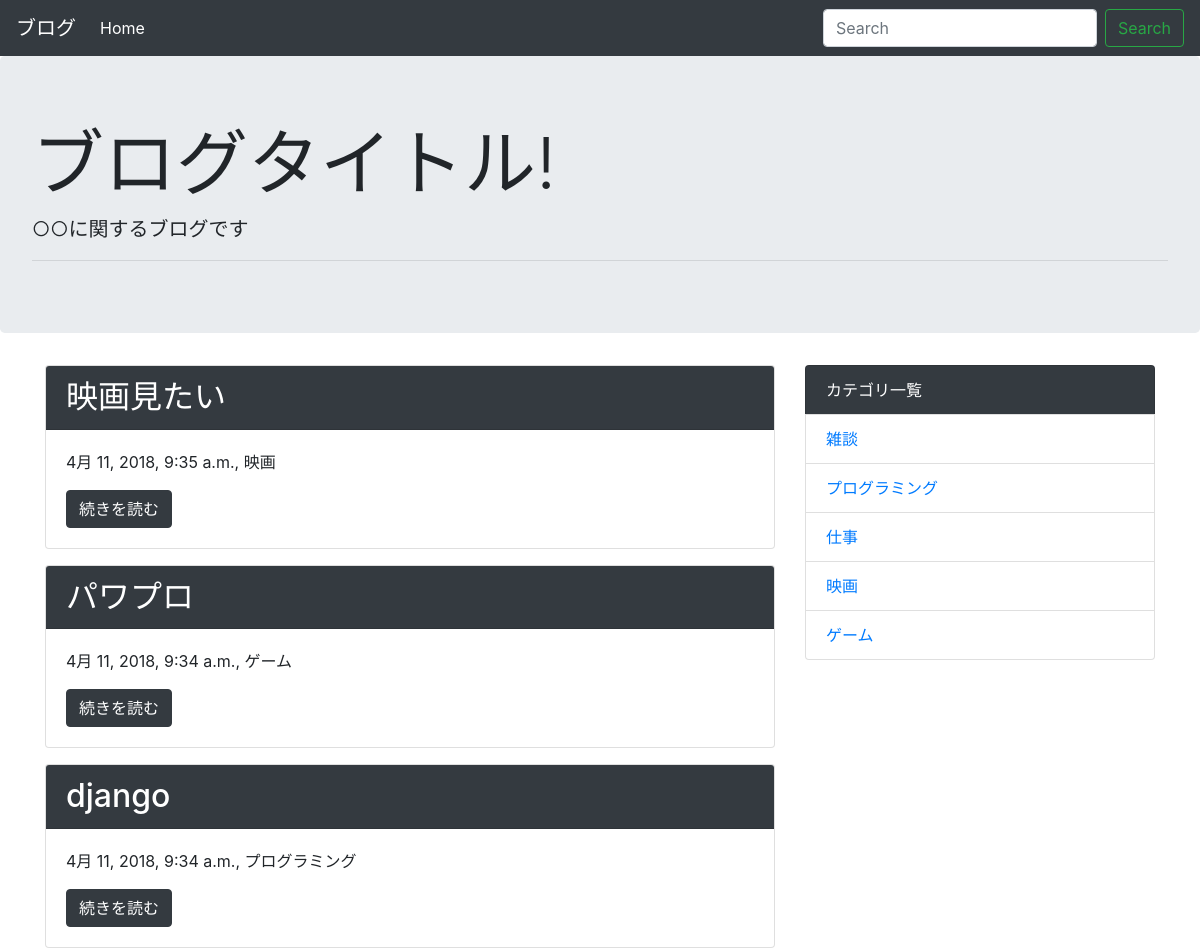
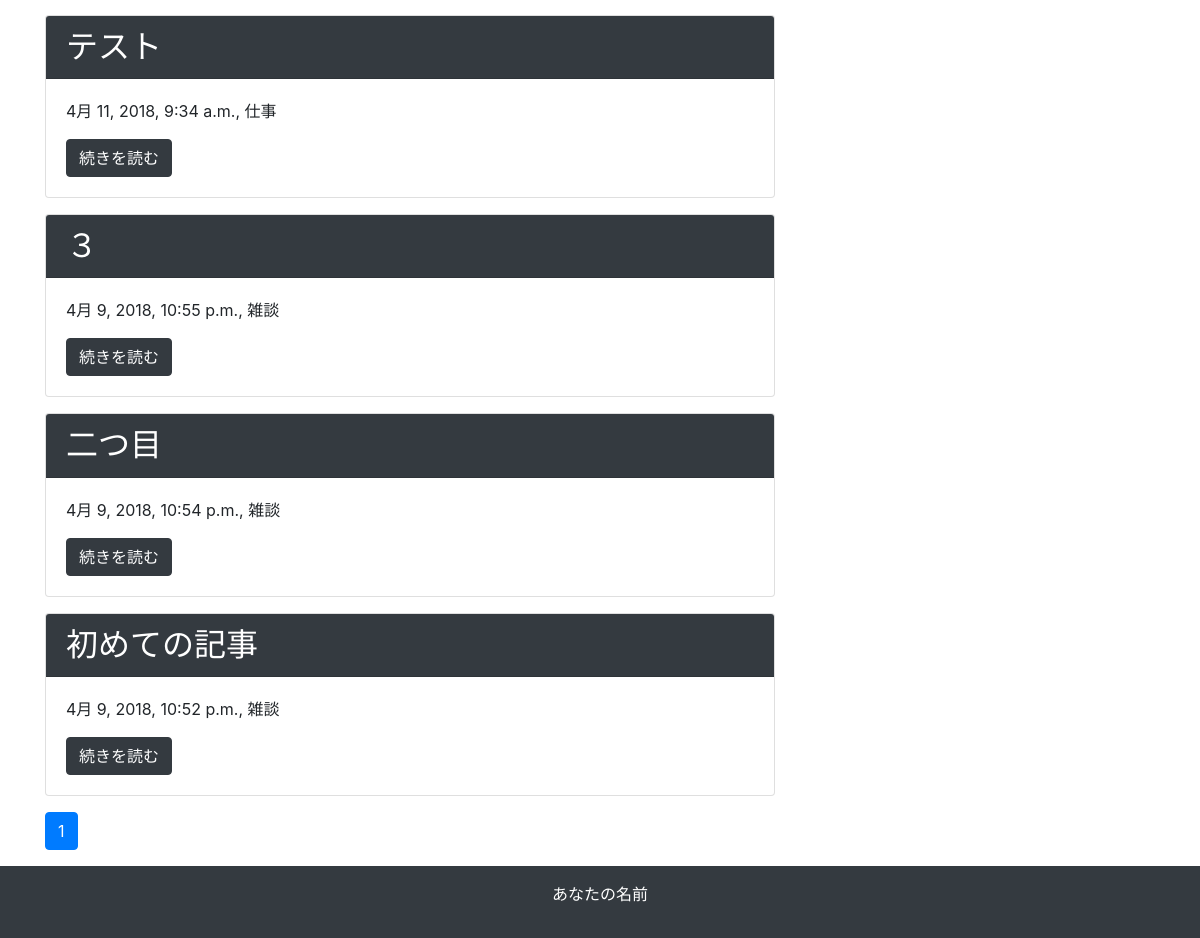
The page / on the database its author committed (2 pictures, top to bottom).
### blog/models.py (models this page shows, shortened)
class Post(models.Model):
	title = models.CharField('タイトル', max_length=255)
	text = models.TextField('本文')
	created_at = models.DateTimeField('作成日', default=timezone.now)
	category = models.ForeignKey(Category, verbose_name='カテゴリ', on_delete=models.PROTECT)

class Category(models.Model):
	name = models.CharField('カテゴリ名', max_length=255)
	created_at = models.DateTimeField('作成日', default=timezone.now)
	def __str__(self):
		return self.name

### blog/views.py (the view)
# urls.py: path('', views.IndexView.as_view(), name='index'),
class IndexView(generic.ListView):
	model = Post
	paginate_by = 10
	def get_queryset(self):
		queryset = Post.objects.order_by('-created_at')
		keyword = self.request.GET.get("keyword")
		if keyword:
			queryset = queryset.filter(
				Q(title__icontains=keyword) | Q(text__icontains=keyword)
			)
		return queryset

### blog/context_processors.py (called while the page is built)
def common(request):
	context = {
		'category_list': Category.objects.all()
	}
	return context

### blog/templatetags/mytag.py (called while the page is built)
@register.simple_tag
def url_replace(request, field, value):
    url_dict = request.GET.copy()
    url_dict[field] = value
    return url_dict.urlencode()

### blog/templates/blog/post_list.html
{% extends 'blog/base.html' %}
{% block content %}
{% for post in post_list %}
  <div class="card mb-3">
    <h2 class="card-header bg-dark text-white">{{ post.title }}</h2>
    <div class="card-body">
      <p>{{ post.created_at }}, {{ post.category }}</p>
      <a href="{% url 'blog:detail' post.pk %}" class="btn btn-dark">続きを読む</a>
    </div>
  </div>
{% endfor %}
{% include 'blog/page.html' %}
{% endblock %}

### blog/templates/blog/base.html (shortened to what this page needs)
<!doctype html>
<html lang="ja">
  <head>
    <link rel="stylesheet" href="https://maxcdn.bootstrapcdn.com/bootstrap/4.0.0-beta.2/css/bootstrap.min.css">
  </head>
  <body>
    <nav class="navbar navbar-expand-lg navbar-dark bg-dark">
      <a class="navbar-brand" href="#">ブログ</a>
      <div class="collapse navbar-collapse" id="navbarSupportedContent">
        <ul class="navbar-nav mr-auto">
          <li class="nav-item active">
            <a class="nav-link" href="{% url 'blog:index' %}">Home</a>
          </li>
        </ul>
        <form class="form-inline my-2 my-lg-0" method="GET" action="{% url 'blog:index' %}">
          <input class="form-control mr-sm-2" type="text" placeholder="Search" aria-label="Search" name="keyword">
          <button class="btn btn-outline-success my-2 my-sm-0" type="submit">Search</button>
        </form>
      </div>
    </nav>
    <div class="jumbotron">
      <h1 class="display-3">ブログタイトル!</h1>
      <p class="lead">○○に関するブログです</p>
      <hr class="my-2">
    </div>
    <div class="container">
      <div class="row">
        <div class="col-md-8">
          {% block content %}
          {% endblock %}
        </div>
        <div class="col-md-4">
          <ul class="list-group">
            <li class="list-group-item bg-dark text-white">カテゴリ一覧</li>
            {% for category in category_list %}
              <li class="list-group-item"><a href="{% url 'blog:category' category.pk %}">{{ category }}</a></li>
            {% endfor %}
          </ul>
        </div>
      </div>
    </div>
    <footer class="bg-dark text-white text-center py-3">
      <p>あなたの名前</p>
    </footer>
  </body>
</html>

### rows shown on the page
Post: title "映画見たい", created_at "4月 11, 2018, 9:35 a.m.", category "映画"
Post: title "パワプロ", created_at "4月 11, 2018, 9:34 a.m.", category "ゲーム"
Post: title "django", created_at "4月 11, 2018, 9:34 a.m.", category "プログラミング"
Post: title "テスト", created_at "4月 11, 2018, 9:34 a.m.", category "仕事"
Post: title "３", created_at "4月 9, 2018, 10:55 p.m.", category "雑談"
Post: title "二つ目", created_at "4月 9, 2018, 10:54 p.m.", category "雑談"
Post: title "初めての記事", created_at "4月 9, 2018, 10:52 p.m.", category "雑談"
Category: name "雑談"
Category: name "プログラミング"
Category: name "仕事"
Category: name "映画"
Category: name "ゲーム"

### other values the page prints
{{ link_page }} "1"
